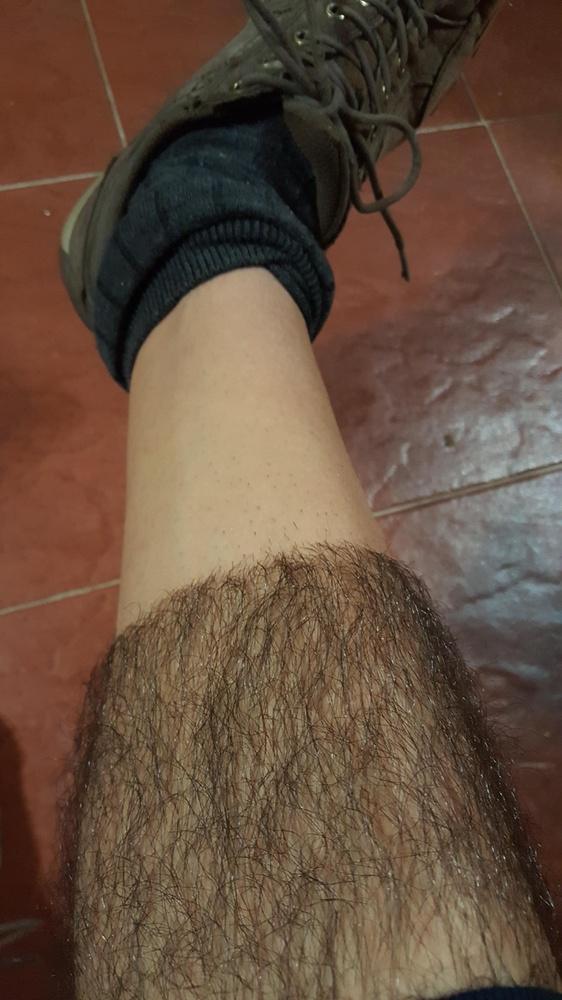
#> input picture Data Preprocessing/Hair Removal Images/ik81gqr5n9l31.jpg, 562 x 1000 px, shrunk from 2988 x 5312 before the run
$ python -i Hair_removal_visualization.py   (imports and definitions only)
#> lines starting #> are read from the running program, lines starting #| are printed output that depends on the picture; after the words box and inside, x2 and y2 are one past the last pixel; in counts of white or black regions, pixels touching at a corner belong together
import cv2
import pandas as pd
import numpy as np
import matplotlib.pyplot as plt
import os

# Load the labels CSV
dataset_path = r'C:\Users\shore\Desktop\APS360\Datasets\Combined'
csv_path = os.path.join(dataset_path, 'combined_labels.csv')
# [1 line that did not run here, left out]
img_path = "C:\\Users\\shore\\Desktop\\APS360\\APS360-Project\\Data Preprocessing\\Hair Removal Images\\ik81gqr5n9l31.jpg"

# Select one image per category
# [1 line that did not run here, left out]

# Hair removal function
def apply_hair_removal(image, threshold, kernel_size=17):
    gray = cv2.cvtColor(image, cv2.COLOR_BGR2GRAY)
    kernel = cv2.getStructuringElement(cv2.MORPH_RECT, (kernel_size, kernel_size))
    blackhat = cv2.morphologyEx(gray, cv2.MORPH_BLACKHAT, kernel)
    _, mask = cv2.threshold(blackhat, threshold, 255, cv2.THRESH_BINARY)
    inpainted = cv2.inpaint(image, mask, 1, cv2.INPAINT_TELEA)
    return inpainted, mask

# Visualization function
def visualize_hair_removal_per_class():
    thresholds = [5, 10, 20]
    for index, row in sample_images.iterrows():
        image_path = os.path.join(dataset_path, row['filename'])
        label = row['label']

        # Load image
        image = cv2.imread(image_path)
        image_rgb = cv2.cvtColor(image, cv2.COLOR_BGR2RGB)

        plt.figure(figsize=(20, 5))
        plt.suptitle(f'Class: {label}', fontsize=16)

        # Original Image
        plt.subplot(1, len(thresholds) + 1, 1)
        plt.imshow(image_rgb)
        plt.title('Original')
        plt.axis('off')

        # Hair Removal with Different Thresholds
        for i, threshold in enumerate(thresholds):
            inpainted, _ = apply_hair_removal(image, threshold)
            plt.subplot(1, len(thresholds) + 1, i + 2)
            plt.imshow(cv2.cvtColor(inpainted, cv2.COLOR_BGR2RGB))
            plt.title(f'Threshold: {threshold}')
            plt.axis('off')

        plt.tight_layout()
        plt.show()

# Run visualization
#visualize_hair_removal_per_class()

import cv2
import numpy as np
import matplotlib.pyplot as plt

def visualize_hair_removal_single_image(image_path, thresholds=[5, 10, 20], kernel_size=17):
    """
    Visualize the effect of hair removal on a single image using different thresholds.

    Args:
        image_path (str): Full path to the image file.
        thresholds (list): List of threshold values to test.
        kernel_size (int): Size of the morphological kernel.
    """
#> called with image_path = 'Hair Removal Images/ik81gqr5n9l31.jpg', kernel_size = 17
    # Load image
    image = cv2.imread(image_path)
#> image is the input picture: shape (1000, 562, 3); mean B, G, R 62.5, 79.2, 101.7
    if image is None:
        print(f"Error: Cannot load image at {image_path}")
        return
    image_rgb = cv2.cvtColor(image, cv2.COLOR_BGR2RGB)

    # Prepare visualization
    plt.figure(figsize=(5 * (len(thresholds) + 1), 5))
    plt.suptitle(f'Hair Removal Effects: {image_path}', fontsize=16)

    # Show original image
    plt.subplot(1, len(thresholds) + 1, 1)
    plt.imshow(image_rgb)
    plt.title('Original Image')
    plt.axis('off')

    # Apply hair removal at each threshold
    for i, threshold in enumerate(thresholds):
        gray = cv2.cvtColor(image, cv2.COLOR_BGR2GRAY)
        kernel = cv2.getStructuringElement(cv2.MORPH_RECT, (kernel_size, kernel_size))
        blackhat = cv2.morphologyEx(gray, cv2.MORPH_BLACKHAT, kernel)
        _, mask = cv2.threshold(blackhat, threshold, 255, cv2.THRESH_BINARY)
        inpainted = cv2.inpaint(image, mask, 1, cv2.INPAINT_TELEA)

        plt.subplot(1, len(thresholds) + 1, i + 2)
        plt.imshow(cv2.cvtColor(inpainted, cv2.COLOR_BGR2RGB))
        plt.title(f'Threshold: {threshold}')
        plt.axis('off')
#> this loop made 3 passes
#> pass 1, in visualize_hair_removal_single_image, `gray = cv2.cvtColor(image, cv2.COLOR_BGR2GRAY)`:
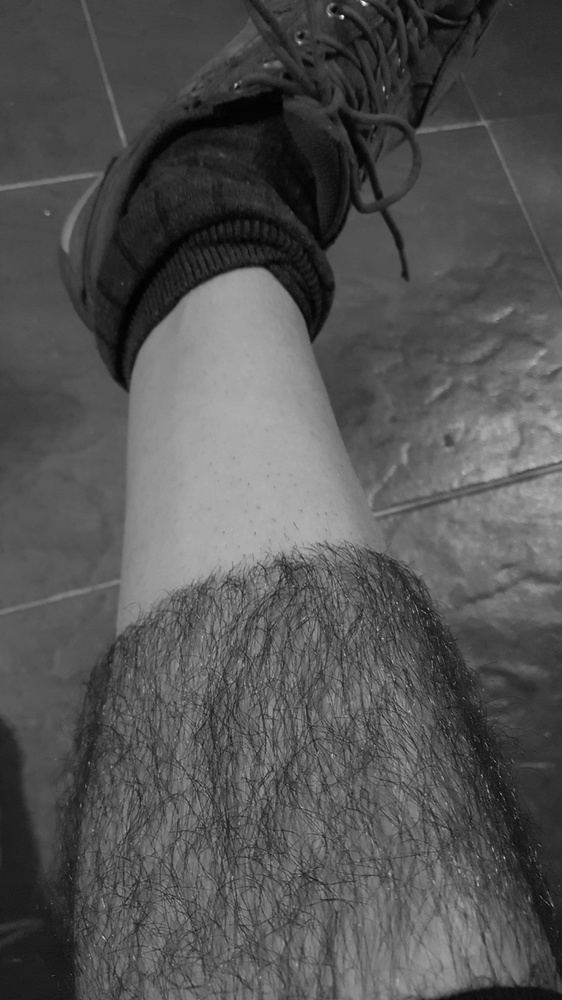
#> gray: shape (1000, 562); min 0, max 253, mean 84
#> pass 1, in visualize_hair_removal_single_image, `blackhat = cv2.morphologyEx(gray, cv2.MORPH_BLACKHAT, kernel)`:
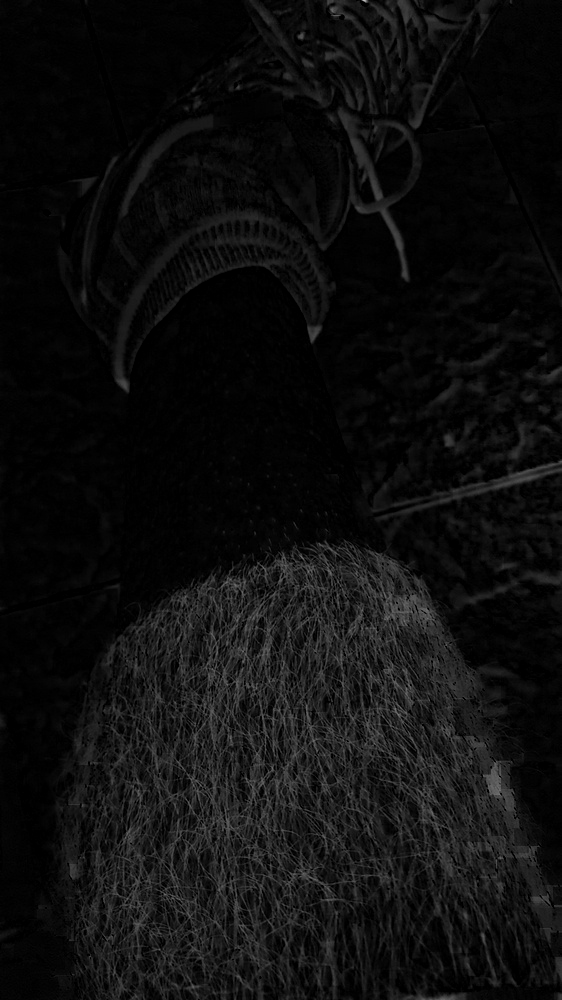
#> blackhat: shape (1000, 562); min 0, max 189, mean 14.1
#> pass 1, in visualize_hair_removal_single_image, `_, mask = cv2.threshold(blackhat, threshold, 255, cv2.THRESH_BINARY)`:
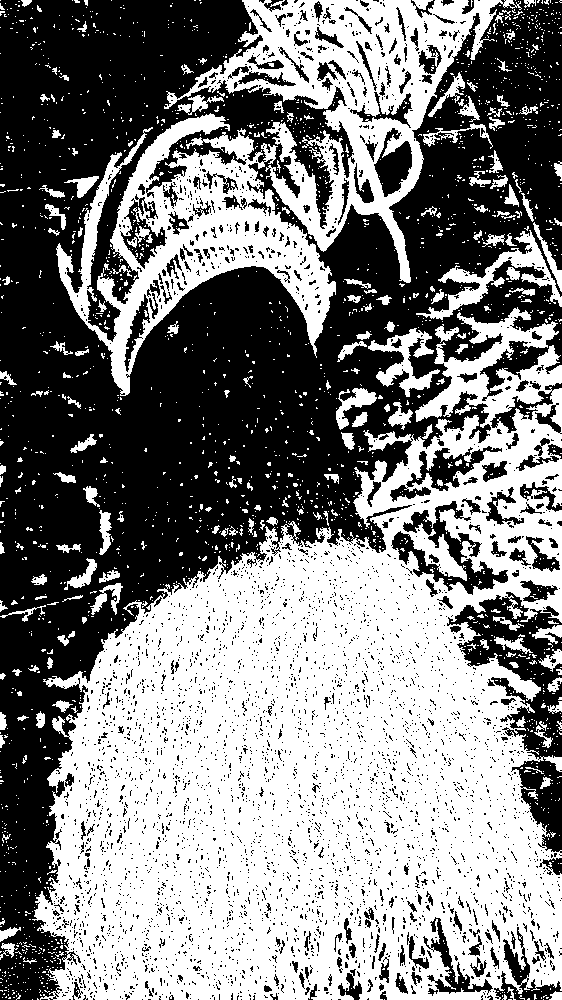
#> mask: shape (1000, 562); 51.1% white; 4071 black regions (3837 under 20 px), largest, box (x1, y1, x2, y2) and area: (0, 0, 562, 1000) 225594, (447, 592, 562, 853) 10027, (391, 501, 508, 595) 3176
#> pass 1, in visualize_hair_removal_single_image, `inpainted = cv2.inpaint(image, mask, 1, cv2.INPAINT_TELEA)`:
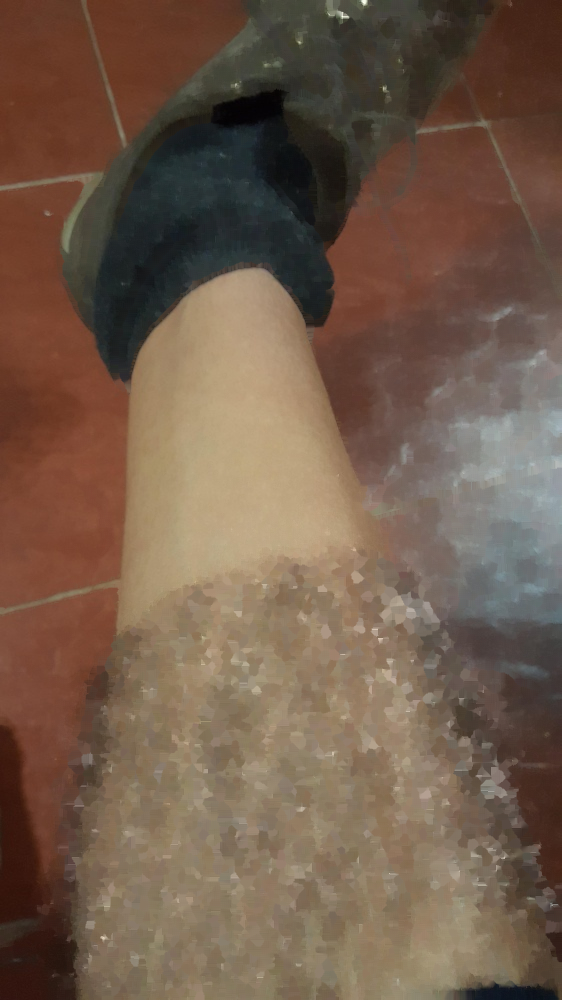
#> inpainted: shape (1000, 562, 3); mean B, G, R 75.4, 92.4, 114.7
#> after the loop:
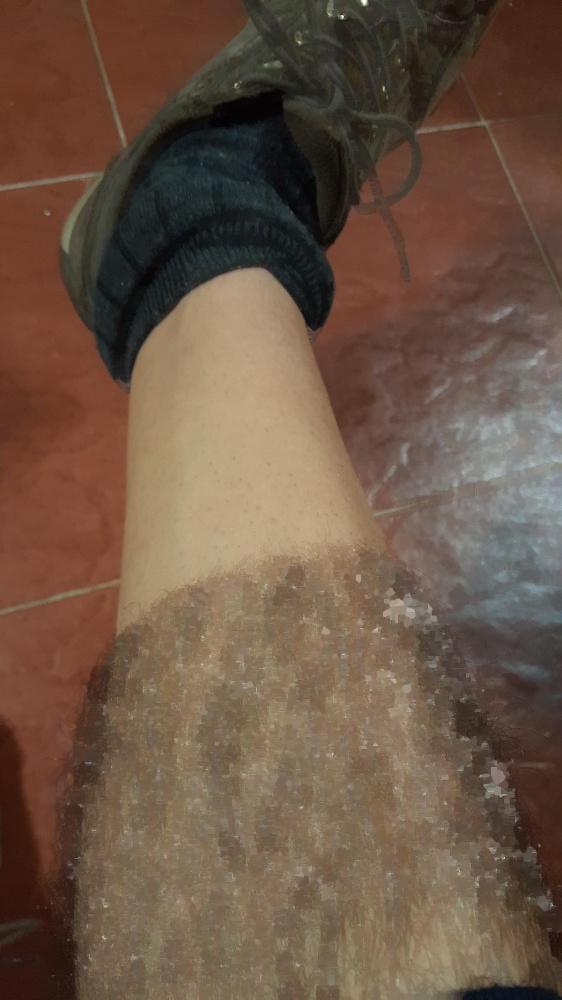
#> inpainted: shape (1000, 562, 3); mean B, G, R 69.3, 86.2, 108.6

    plt.tight_layout()
    plt.show()
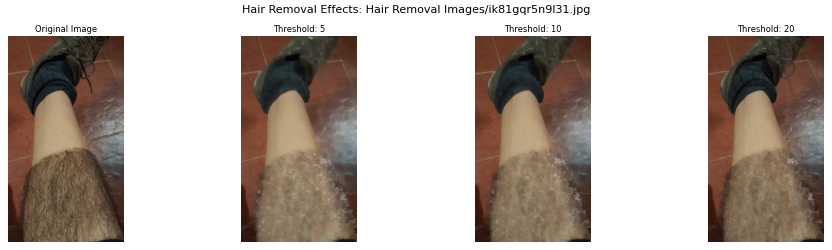
#> figure drawn by matplotlib, 4 panels

# [1 line not run here, left out]

>>> result = visualize_hair_removal_single_image('Hair Removal Images/ik81gqr5n9l31.jpg')
